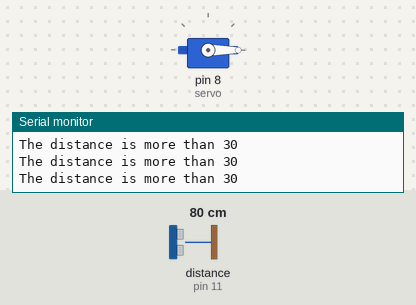
Simulated run of this sketch. Board: Arduino Uno, built with avr-gcc and run on an emulated ATmega328P. On the bench: servo, the last lines printed to the serial monitor. Wiring (inferred from the names in the program): ultrasonic range finder: trigger pin 12; echo pin 11. The test bench sets the inputs (shaded band); at power-on: distance to the obstacle (sensor on pin 11) 80 cm. The echo pulse lasts 58.3 µs per cm.

Above: at 1.2 s.
1.3 s: distance to the obstacle (sensor on pin 11) set to 2 cm
At 2.5 s:
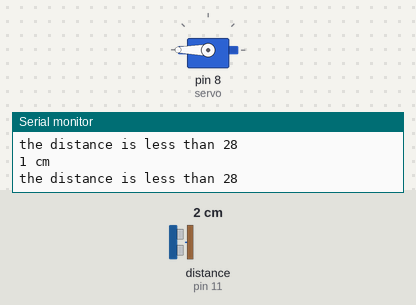
2.8 s: distance to the obstacle (sensor on pin 11) set to 35 cm
At 4.4 s:
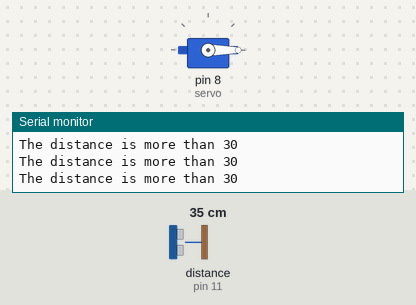
5.8 s: distance to the obstacle (sensor on pin 11) set to 4 cm
At 6.1 s:
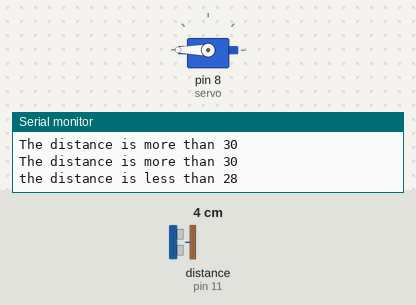
7.3 s: distance to the obstacle (sensor on pin 11) set to 120 cm
At 9.2 s:
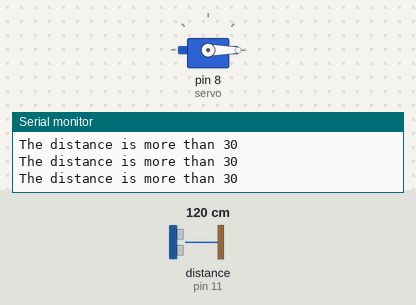
Timing chart, 0 to 10.3 s (numbered marks = the images above; inputs shaded):
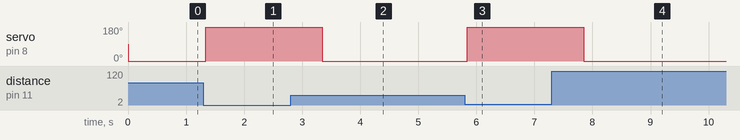

Measured:
- after the input at 1.3 s, servo on pin 8 (servo): 0° → 180° at once
- after the input at 2.8 s, servo on pin 8 (servo): 180° → 0° after 0.55 s
- after the input at 5.8 s, servo on pin 8 (servo): 0° → 180° at once
- after the input at 7.3 s, servo on pin 8 (servo): 180° → 0° after 0.55 s

The sketch:

sketch_may09b.ino
```cpp
#include <Servo.h>
#define trigPin 12
#define echoPin 11
Servo servo;
int sound = 250;
void setup() {
Serial.begin (9600);
pinMode(trigPin, OUTPUT);
pinMode(echoPin, INPUT);
servo.attach(8);
}
void loop() {
long duration, distance;
digitalWrite(trigPin, LOW);
delayMicroseconds(2);
digitalWrite(trigPin, HIGH);
delayMicroseconds(10);
digitalWrite(trigPin, LOW);
duration = pulseIn(echoPin, HIGH);
distance = (duration/2) / 29.1;
if (distance < 28) {
Serial.println("the distance is less than 28");
servo.write(180);
delay(1000);
}
else {
servo.write(0);
}
if (distance > 30 || distance <= 0){
Serial.println("The distance is more than 30");
}
else {
Serial.print(distance);
Serial.println(" cm");
}
}
```
